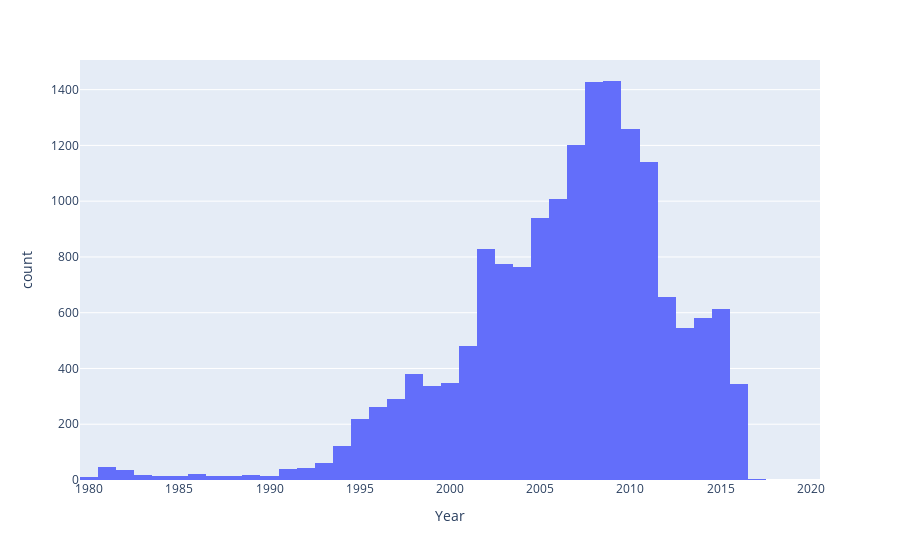

The code cell stored with this chart in its notebook:
### Code cell
fig = px.histogram(df, x='Year')
fig.show()

### Figure 1 — Plotly figure (JSON) as saved in the notebook; plotly's stock layout.template omitted (floating-point values rounded to 4 significant figures; data arrays with more than 128 entries replaced by an {"elided": "..."} marker saying what was removed)
{"data": [{"alignmentgroup": "True", "bingroup": "x", "hovertemplate": "Year=%{x}<br>count=%{y}<extra></extra>", "legendgroup": "", "marker": {"color": "#636efa", "pattern": {"shape": ""}}, "name": "", "offsetgroup": "", "orientation": "v", "showlegend": false, "type": "histogram", "x": {"elided": "16598 int values"}, "xaxis": "x", "yaxis": "y"}], "layout": {"barmode": "relative", "legend": {"tracegroupgap": 0}, "margin": {"t": 60}, "xaxis": {"anchor": "y", "domain": [0, 1], "title": {"text": "Year"}}, "yaxis": {"anchor": "x", "domain": [0, 1], "title": {"text": "count"}}}}
